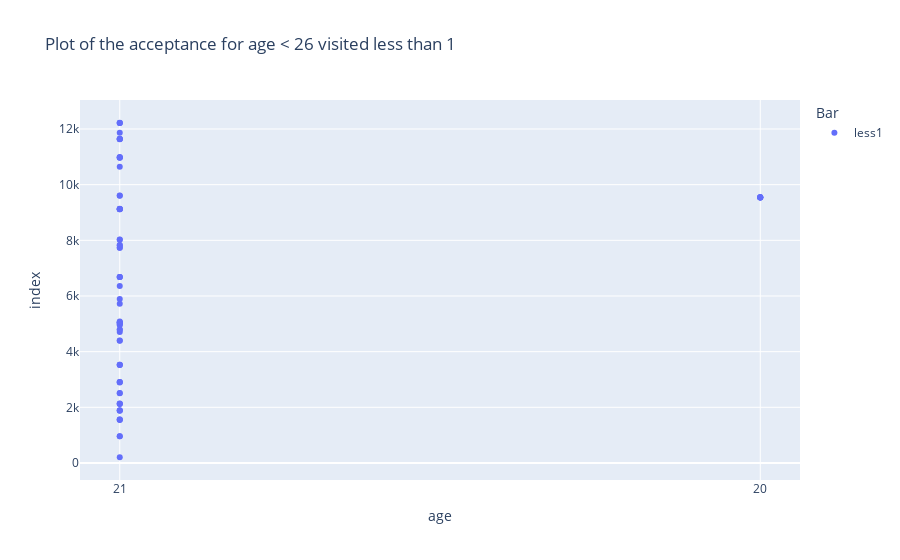

The notebook cell saved with this chart:
### Code cell
fig = px.scatter(Accepted_less25, x = 'age', color = 'Bar', title = 'Plot of the acceptance for age < 26 visited less than 1')
fig.show()
fig.write_html('artifacts/Bar_scatter.jpeg')

### Figure 1 — Plotly figure (JSON) as saved in the notebook; plotly's stock layout.template omitted (floating-point values rounded to 4 significant figures)
{"data": [{"hovertemplate": "Bar=less1<br>age=%{x}<br>index=%{y}<extra></extra>", "legendgroup": "less1", "marker": {"color": "#636efa", "symbol": "circle"}, "mode": "markers", "name": "less1", "orientation": "h", "showlegend": true, "type": "scatter", "x": ["21", "21", "21", "21", "21", "21", "21", "21", "21", "21", "21", "21", "21", "21", "21", "21", "21", "21", "21", "21", "21", "21", "21", "21", "21", "21", "21", "21", "21", "21", "21", "21", "21", "21", "21", "21", "21", "21", "21", "21", "21", "21", "21", "21", "21", "21", "21", "21", "21", "20", "20", "20", "20", "20", "20", "21", "21", "21", "21", "21", "21", "21", "21", "21", "21", "21", "21", "21", "21", "21"], "xaxis": "x", "y": [206, 958, 959, 1547, 1558, 1562, 1877, 1888, 1892, 2119, 2130, 2134, 2507, 2511, 2896, 2907, 2911, 3523, 3526, 3531, 4390, 4404, 4709, 4786, 4800, 4962, 4975, 5027, 5038, 5041, 5053, 5083, 5719, 5895, 6356, 6682, 6684, 6686, 7734, 7738, 7824, 7832, 8022, 8030, 9114, 9116, 9126, 9128, 9136, 9536, 9538, 9542, 9544, 9548, 9552, 9604, 9610, 10647, 10971, 10972, 10975, 10990, 11636, 11637, 11640, 11654, 11868, 12218, 12219, 12225], "yaxis": "y"}], "layout": {"legend": {"title": {"text": "Bar"}, "tracegroupgap": 0}, "title": {"text": "Plot of the acceptance for age < 26 visited less than 1"}, "xaxis": {"anchor": "y", "domain": [0, 1], "title": {"text": "age"}}, "yaxis": {"anchor": "x", "domain": [0, 1], "title": {"text": "index"}}}}
